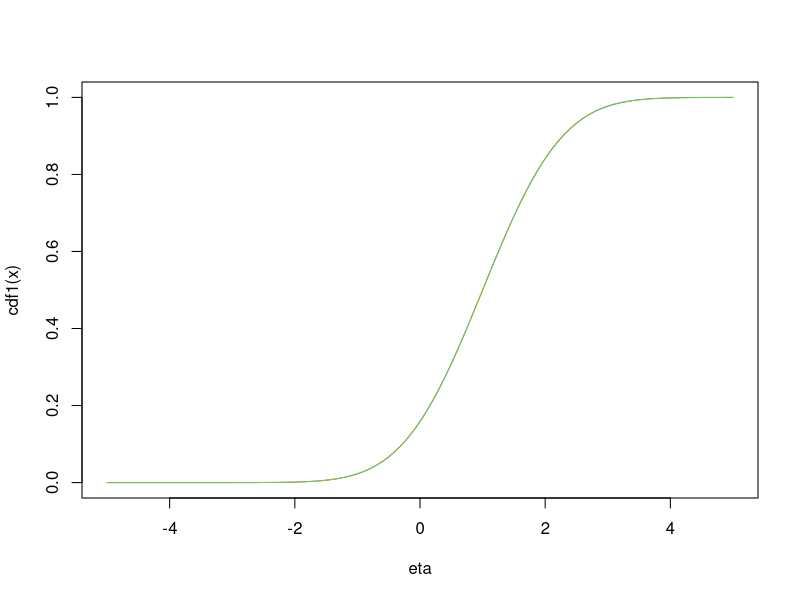
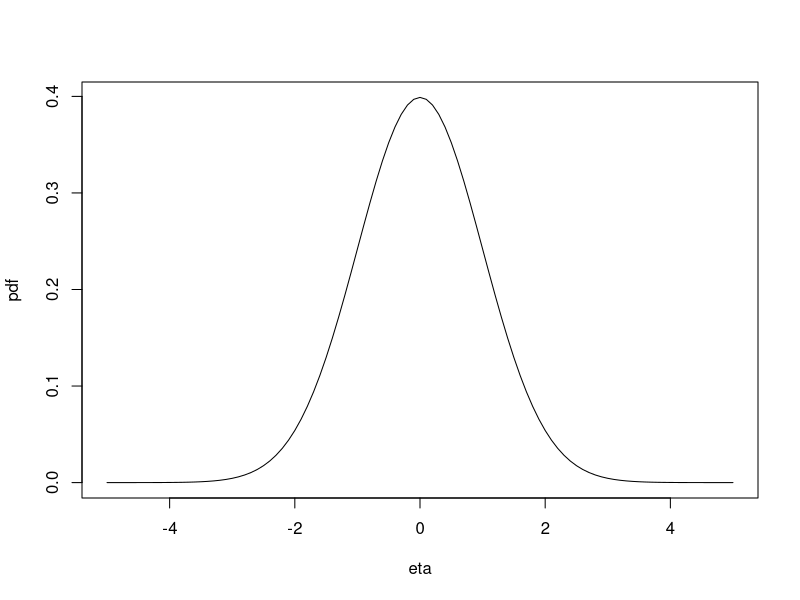
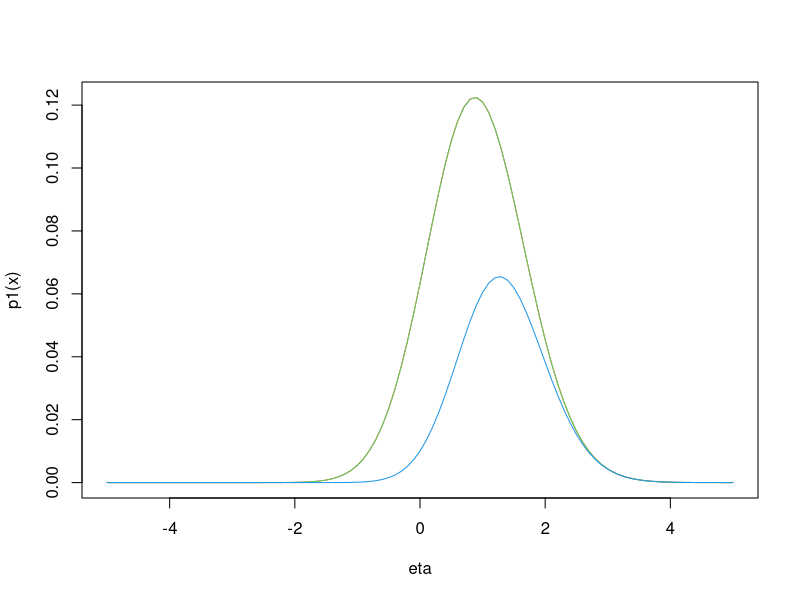

Here is the R script that generated these plots, in order:
## ---- chunk 1

## ---- chunk 2
x= rnorm(5,0,1)
b1= rnorm(5,0,1)
b2= rnorm(5,0,1)

L1= x*b1
L2= x*b2

p1= 1*((L1) > 0)
p2= 1*((L2) > 0)


## ---- chunk 3
p1=0.5
p2=0.5

q11= p1*p2 # co-occurence
q00= (1-p1)*(1-p2) # both absent
q10= p1 * (1-p2) # outcompeting species 1
q01= (1-p1)*p2 # outcompeting species 2

## ---- chunk 4
q11= 0 # co-occurence - does not happen
q00= 0 # both absent - does not happen
q10= 0.5 # outcompeting species 1 - in half of the sites
q01= 0.5 # outcompeting species 2 - in half of the sites


p1= q11 + q10 #occurrence probability of species1
p2= q11 + q01 #occurrence probability of species2
## ---- chunk 5
#The four co occurrence outcome probabilities are constrained by q11+q00+q10+q01 = 1
##This shows the results for two species for a particular sampling unit

#independent co-occurrences (species loadings =0) and 0.5 occurrence probability due to L=0
L1=0 # linear predictor of species 1
L2=0 # linear predictor of species 2
lambda1= 0 # species loading of species 1
lambda2= 0 # species loading of species 2

#higher co-occurrences than by chance (both species loadings = 1/-1) and 0.5 occurrence probability due to L=0
L1=0 # linear predictor of species 1
L2=0 # linear predictor of species 2
lambda1= 1 # species loading of species 1
lambda2= 1 # species loading of species 2

#less co-occurrences than by chance (species loadings = 1 and -1) and 0.5 occurrence probability due to L=0
L1=0 # linear predictor of species 1
L2=0 # linear predictor of species 2
lambda1= 1 # species loading of species 1
lambda2= -1 # species loading of species 2

#more co-occurrences than by chance (species loadings = 1) and small occurrence probability due to L= -1 (=rarer species in this sampling unit?) = positive influence of species loadings 
L1=-1 # linear predictor of species 1
L2=-1 # linear predictor of species 2
lambda1= 1 # species loading of species 1
lambda2= 1 # species loading of species 2

#calculations
cdf1= function(eta) {pnorm(L1+eta*lambda1)}
cdf2= function(eta) {pnorm(L2+eta*lambda2)}
curve(cdf1,-5,5,xlab="eta", col = 2)
curve(cdf2,-5,5,xlab="eta",col = 3, add=TRUE)

pdf= function(eta) {dnorm(eta)}
plot(pdf,-5,5,xlab="eta")

p1= function(eta) {(pnorm(L1+eta*lambda1)*dnorm(eta))} 
p1c=integrate(p1, lower = -Inf, upper = Inf)

p2= function(eta) {(pnorm(L2+eta*lambda2)*dnorm(eta))}
p2c= integrate(p2, lower = -Inf, upper = Inf)

q11= function(eta) {(pnorm(L1+eta*lambda1)*pnorm(L2+eta*lambda2)*dnorm(eta))}
q11c=integrate(q11, lower = -Inf, upper = Inf)

curve(p1, -5, 5,xlab="eta",col = 2)
curve(p2, xlab="eta",col = 3, add = TRUE)
curve(q11, xlab="eta",col = 4, add = TRUE)

p1c
p2c
p1c$value*p2c$value
q11c


